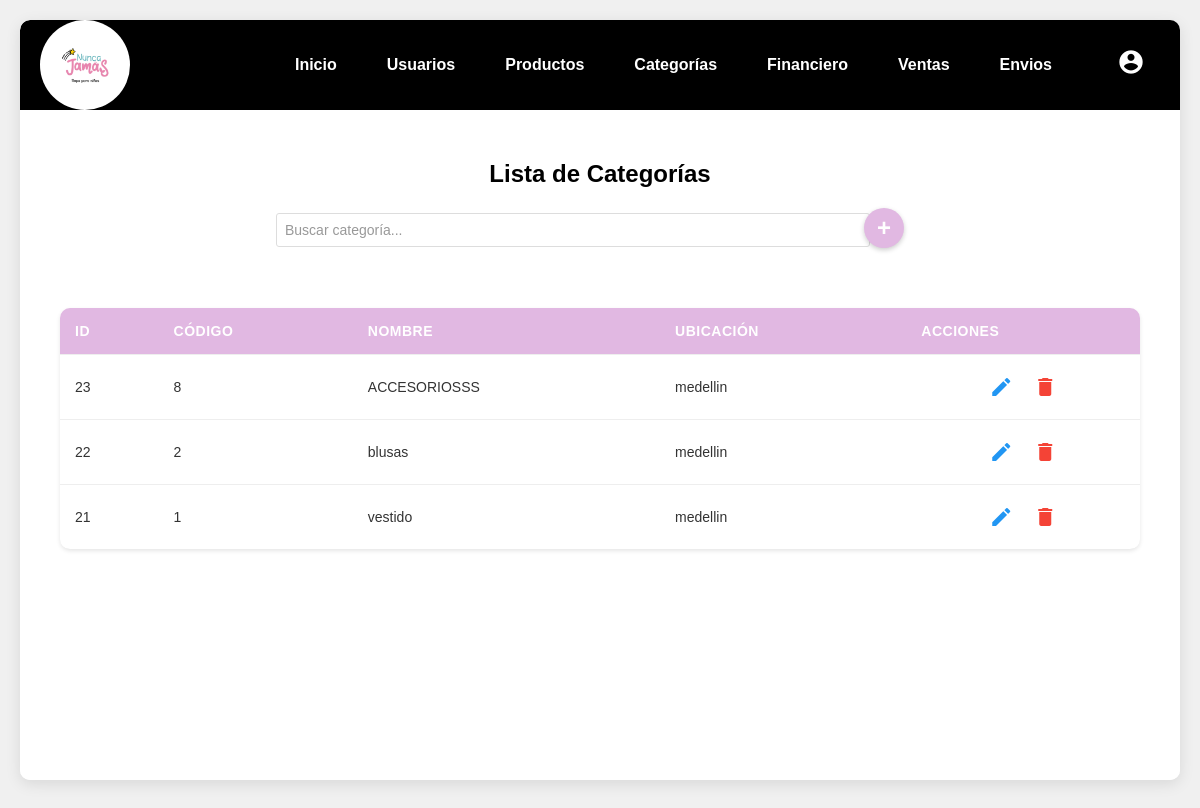
The page /pages/listar_categorias.php on the database its author committed.
### tables this page shows
CREATE TABLE `categoria` (
  `id` int(20) NOT NULL,
  `codigo` int(30) NOT NULL,
  `nombre` varchar(150) NOT NULL,
  `ubicacion` varchar(160) NOT NULL
);

### pages/listar_categorias.php (the view, shortened to what this page needs)
<?php
require '../conexion.php';
$sql = "SELECT id, codigo, nombre, ubicacion FROM categoria";
$resultado = $conexion->query($sql);
?>
<!DOCTYPE html>
<html lang="es">
<head>
    <link rel="stylesheet" href="../css/estilos.css">
    <link rel="stylesheet" href="../css/tablas.css">
    <link rel="stylesheet" href="../css/listarCategorias.css">
</head>
<body>
    <div class="contenedor-principal">
        <?php include '../components/header.php'; ?>
        <div class="contenido">
            <h2>Lista de Categorías</h2>
            <div class="filtro-agregar-contenedor">
                <div class="filtro-contenedor">
                    <input type="text" id="filtro-categoria" placeholder="Buscar categoría..." class="filtro-input">
                </div>
                <div class="btn-agregar-contenedor">
                    <button onclick="abrirModalInsertar()" class="btn-agregar">+</button>
                </div>
            </div>
            <div class="tabla-contenedor">
                <table>
                    <thead>
                        <tr>
                            <th>ID</th>
                            <th>Código</th>
                            <th>Nombre</th>
                            <th>Ubicación</th>
                            <th>Acciones</th>
                        </tr>
                    </thead>
                    <tbody id="tabla-categorias">
                        <?php while ($categoria = $resultado->fetch_assoc()): ?>
                            <tr>
                                <td><?php echo $categoria['id']; ?></td>
                                <td><?php echo $categoria['codigo']; ?></td>
                                <td><?php echo $categoria['nombre']; ?></td>
                                <td><?php echo $categoria['ubicacion']; ?></td>
                                <td class="acciones">
                                    <button onclick="abrirModalEditar(<?php echo htmlspecialchars(json_encode($categoria)); ?>)" class="btn-editar">
                                        <span class="material-icons">edit</span>
                                    </button>
                                    <a href="../controllers/categoria/eliminar_categorias.php?id=<?php echo $categoria['id']; ?>" class="btn-eliminar" onclick="return confirm('¿Estás seguro de eliminar esta categoría?')">
                                        <span class="material-icons">delete</span>
                                    </a>
                                </td>
                            </tr>
                        <?php endwhile; ?>
                    </tbody>
                </table>
            </div>
        </div>
    </div>
</body>
</html>

### css/estilos.css (style rules this page uses)
body { background-color: #f0f0f0; font-family: Arial, sans-serif; min-height: 100vh; padding: 20px; display: flex; flex-direction: column; align-items: center; margin: 0; overflow-x: hidden; }
.contenedor-principal { background-color: #ffffff; width: 100%; max-width: 1200px; margin: 0 auto; box-shadow: 0 4px 15px rgba(0, 0, 0, 0.1); border-radius: 10px; min-height: calc(100vh - 40px); max-height: calc(100vh - 40px); display: flex; flex-direction: column; overflow: hidden; }
.contenido { padding: 30px 40px; background-color: #ffffff; flex: 1; display: flex; flex-direction: column; align-items: center; overflow-y: auto; }
input[type="text"], input[type="password"], input[type="email"] { width: 100%; padding: 8px; margin-bottom: 15px; border: 1px solid #ddd; border-radius: 3px; }
button { padding: 10px 15px; background-color: #E1B8E2; color: white; border: none; border-radius: 3px; cursor: pointer; }
.btn-agregar-contenedor { justify-content: flex-end; margin-bottom: 20px; margin-right: 20px; }
.btn-agregar { background-color: #E1B8E2; color: white; border: none; border-radius: 50%; width: 40px; height: 40px; font-size: 24px; cursor: pointer; display: flex; align-items: center; justify-content: center; transition: all 0.3s ease; box-shadow: 0 2px 5px rgba(0,0,0,0.2); }
.tabla-contenedor { width: 100%; overflow-x: auto; margin-top: 20px; }
table { width: 100%; border-collapse: collapse; background-color: white; box-shadow: 0 1px 3px rgba(0, 0, 0, 0.1); }
th, td { padding: 12px 15px; text-align: left; border-bottom: 1px solid #ddd; }
th { background-color: #f8f9fa; font-weight: bold; color: #333; }
.acciones { display: flex; gap: 10px; }
.btn-editar, .btn-eliminar { padding: 6px 12px; border-radius: 4px; text-decoration: none; font-size: 14px; transition: background-color 0.3s; }
.btn-editar { background-color: #E1B8E2; color: white; }
.btn-eliminar { background-color: #dc3545; color: white; }

### css/tablas.css (style rules this page uses)
.tabla-contenedor { background: white; border-radius: 10px; box-shadow: 0 2px 4px rgba(0,0,0,0.1); margin: 20px 0; overflow: hidden; width: 100%; }
.tabla-contenedor table { width: 100%; border-collapse: collapse; }
.tabla-contenedor th, .tabla-contenedor td { padding: 15px; text-align: left; border-bottom: 1px solid #eee; }
.tabla-contenedor th { background-color: #E1B8E2; color: white; font-weight: 600; text-transform: uppercase; font-size: 14px; letter-spacing: 0.5px; }
.tabla-contenedor td { font-size: 14px; color: #333; }
.tabla-contenedor tr:last-child td { border-bottom: none; }
.acciones { display: flex; gap: 10px; justify-content: center; }
.btn-editar, .btn-eliminar { padding: 8px 15px; border-radius: 5px; text-decoration: none; font-size: 14px; transition: all 0.3s ease; display: flex; align-items: center; gap: 5px; }
.btn-editar { background-color: #E1B8E2; color: white; }
.btn-eliminar { background-color: #dc3545; color: white; }
.btn-agregar { background-color: #E1B8E2; color: white; border: none; padding: 10px 15px; border-radius: 100px; cursor: pointer; font-size: 16px; font-weight: bold; transition: background-color 0.3s ease; }
.filtro-agregar-contenedor { display: flex; justify-content: space-between; align-items: center; margin-bottom: 20px; width: 100%; padding: 0 15px; gap: 2px; }
.filtro-contenedor { flex: 1; margin-right: 10px; max-width: calc(100% - 40px); }
.filtro-input { padding: 8px 12px; border: 1px solid #ddd; border-radius: 4px; width: 100%; font-size: 14px; transition: border-color 0.3s; min-width: 300px; }
.filtro-input::placeholder { color: #999; }
.btn-agregar-contenedor { display: flex; align-items: center; }
.btn-agregar { background-color: #E1B8E2; color: black; border: none; border-radius: 50%; width: 40px; height: 40px; font-size: 24px; cursor: pointer; display: flex; align-items: center; justify-content: center; transition: background-color 0.3s; }

### pages/listar_categorias.php (style rules this page uses)
.acciones { display: flex; gap: 10px; }
.btn-editar, .btn-eliminar { background: none; border: none; cursor: pointer; padding: 5px; }
.btn-editar .material-icons { color: #2196F3; }
.btn-eliminar .material-icons { color: #f44336; }

### rows shown on the page
categoria: id "23", codigo "8", nombre "ACCESORIOSSS", ubicacion "medellin"
categoria: id "22", codigo "2", nombre "blusas", ubicacion "medellin"
categoria: id "21", codigo "1", nombre "vestido", ubicacion "medellin"
